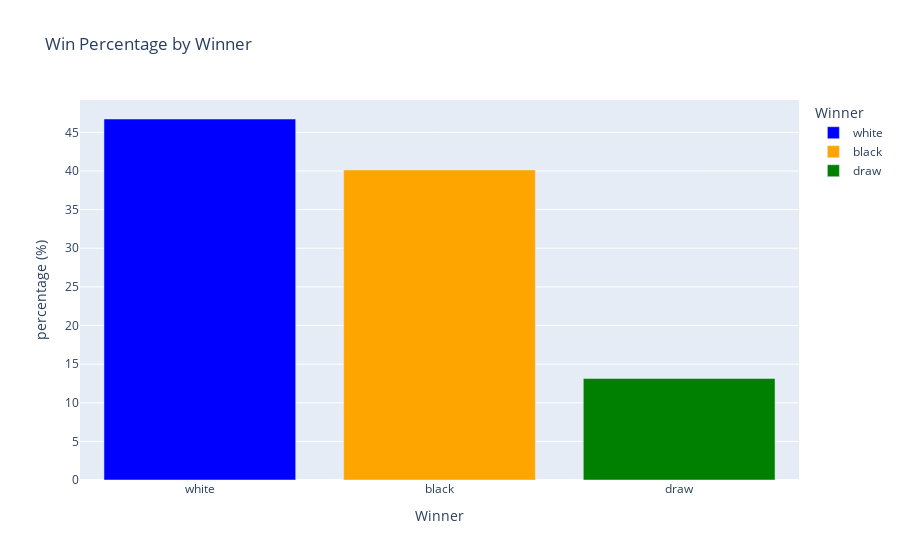

The cell this chart's notebook holds for it:
### Markdown cell above
#### Plot creation:

### Code cell
# build the plot
fig = px.bar(win_perc, x='winner', y='percentage (%)', 
             title='Win Percentage by Winner', 
             labels={'winner': 'Winner', 'percentage': 'Win Percentage (%)'},
             color='winner', color_discrete_map={'white':'blue', 'black':'orange', 'draw':'green'})

# Show the plot
fig.show()

### Figure 1 — Plotly figure (JSON) as saved in the notebook; plotly's stock layout.template omitted (floating-point values rounded to 4 significant figures)
{"data": [{"alignmentgroup": "True", "hovertemplate": "Winner=%{x}<br>percentage (%)=%{y}<extra></extra>", "legendgroup": "white", "marker": {"color": "blue", "pattern": {"shape": ""}}, "name": "white", "offsetgroup": "white", "orientation": "v", "showlegend": true, "textposition": "auto", "type": "bar", "x": ["white"], "xaxis": "x", "y": [46.73], "yaxis": "y"}, {"alignmentgroup": "True", "hovertemplate": "Winner=%{x}<br>percentage (%)=%{y}<extra></extra>", "legendgroup": "black", "marker": {"color": "orange", "pattern": {"shape": ""}}, "name": "black", "offsetgroup": "black", "orientation": "v", "showlegend": true, "textposition": "auto", "type": "bar", "x": ["black"], "xaxis": "x", "y": [40.13], "yaxis": "y"}, {"alignmentgroup": "True", "hovertemplate": "Winner=%{x}<br>percentage (%)=%{y}<extra></extra>", "legendgroup": "draw", "marker": {"color": "green", "pattern": {"shape": ""}}, "name": "draw", "offsetgroup": "draw", "orientation": "v", "showlegend": true, "textposition": "auto", "type": "bar", "x": ["draw"], "xaxis": "x", "y": [13.14], "yaxis": "y"}], "layout": {"barmode": "relative", "legend": {"title": {"text": "Winner"}, "tracegroupgap": 0}, "title": {"text": "Win Percentage by Winner"}, "xaxis": {"anchor": "y", "categoryarray": ["white", "black", "draw"], "categoryorder": "array", "domain": [0, 1], "title": {"text": "Winner"}}, "yaxis": {"anchor": "x", "domain": [0, 1], "title": {"text": "percentage (%)"}}}}
